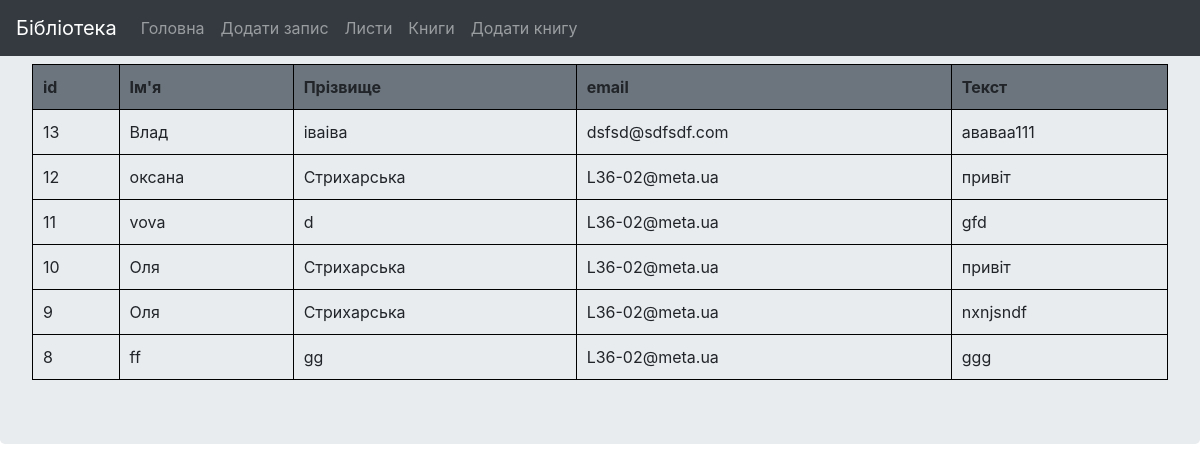
Page /admin/messages.php on the committed database.
### tables this page shows
CREATE TABLE `mesage` (
  `id` int(11) NOT NULL,
  `name` varchar(150) NOT NULL,
  `surname` varchar(150) NOT NULL,
  `email` varchar(200) NOT NULL,
  `text` text NOT NULL
);

### admin/messages.php (the view)
<?php
include "config.php";
include "components/header.php";
$query = "SELECT * FROM mesage ORDER BY id DESC";
$result = mysqli_query($link,$query) or die(mysqly_error($link));
for ($date = [];$array = mysqli_fetch_assoc($result);$date[]=$array);
echo '<table class=" container justify-content-center table>
<thead class="thead-dark ">
<th class="   bg-secondary">id</th>
<th class=" bg-secondary">Ім\'я</th>
<th class=" bg-secondary">Прізвище</th>
<th class="bg-secondary">email</th>
<th class="  bg-secondary">Текст</th>
</tr> </thead>';
foreach ($date as $page) {
echo " <tr>
      <td >{$page['id']}</td>
      <td >{$page['name']}</td>
      <td >{$page['surname']}</td>
      <td >{$page['email']}</td>
      <td >{$page['text']}</td>
    </tr>";
}
echo ' </table>';
include "components/footer.php";
?>

### admin/css/styles.css (style rules this page uses)
body { margin: 0; padding: 0; }
main table td , main table th { border: 1px solid black; padding: 10px; }
main table tr { margin-bottom: 30px; }

### rows in the picture
mesage: id "13", name "Влад", surname "іваіва", email "dsfsd@sdfsdf.com", text "ававаа111"
mesage: id "12", name "оксана", surname "Стрихарська", email "L36-02@meta.ua", text "привіт"
mesage: id "11", name "vova", surname "d", email "L36-02@meta.ua", text "gfd"
mesage: id "10", name "Оля", surname "Стрихарська", email "L36-02@meta.ua", text "привіт"
mesage: id "9", name "Оля", surname "Стрихарська", email "L36-02@meta.ua", text "nxnjsndf"
mesage: id "8", name "ff", surname "gg", email "L36-02@meta.ua", text "ggg"
